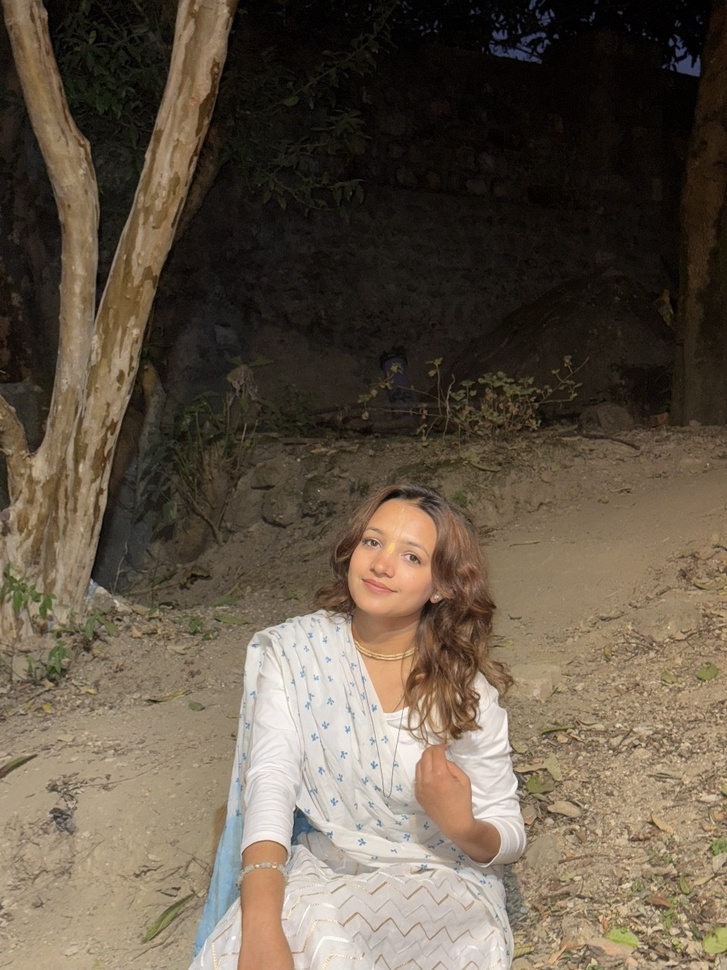
#> input picture Rashmi.jpeg, 727 x 970 px, shrunk from 960 x 1280 before the run, found by its file name
$ python pencilsketch.py
#> lines starting #> are read from the running program, lines starting #| are printed output that depends on the picture
import cv2
#loading the image
image=cv2.imread('/Users/safalbhatta/pythonProject/Rashmi.jpeg')
#> image is the input picture: shape (970, 727, 3); mean B, G, R 72, 87, 99
gray_image=cv2.cvtColor(image,cv2.COLOR_BGR2GRAY)
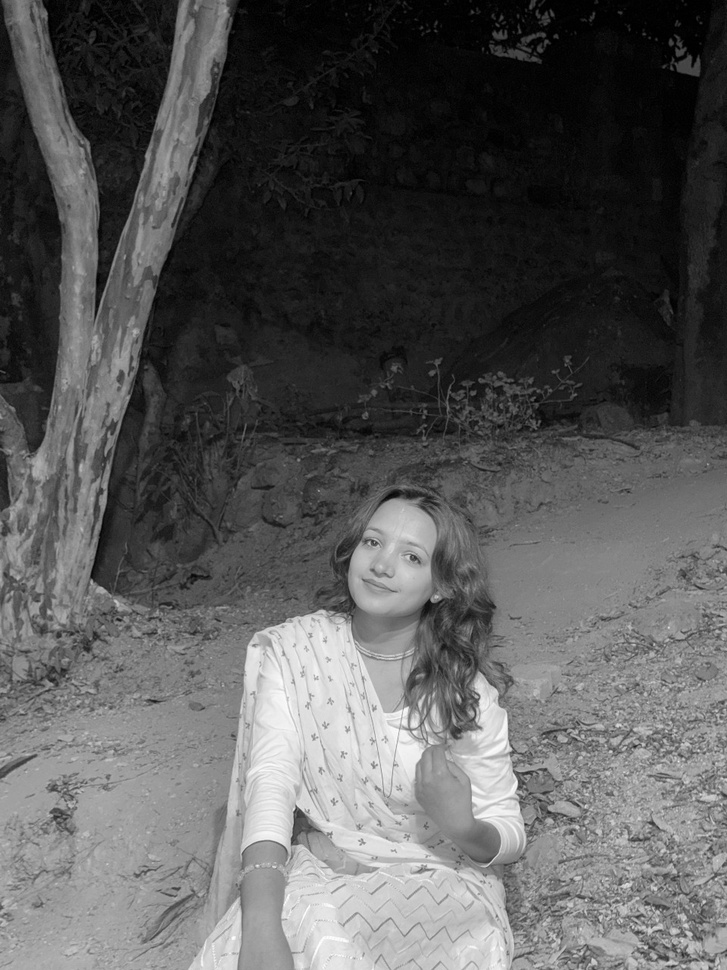
#> gray_image: shape (970, 727); min 0, max 254, mean 88.9
invert_image=255-gray_image
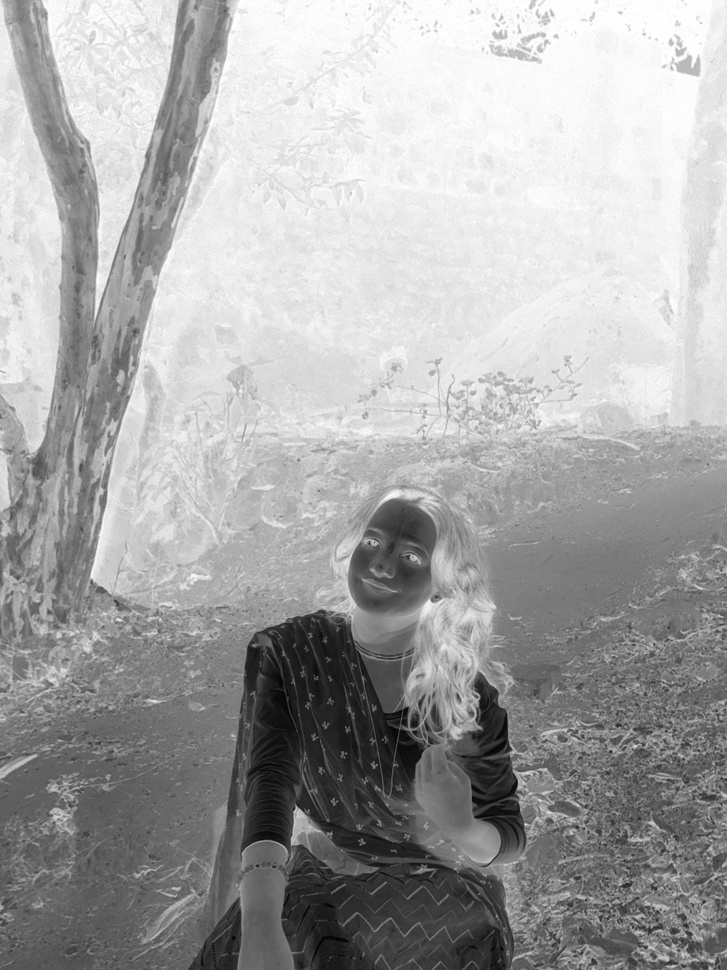
#> invert_image: shape (970, 727); min 1, max 255, mean 166.1
blurred=cv2.GaussianBlur(invert_image,(21,21),0)
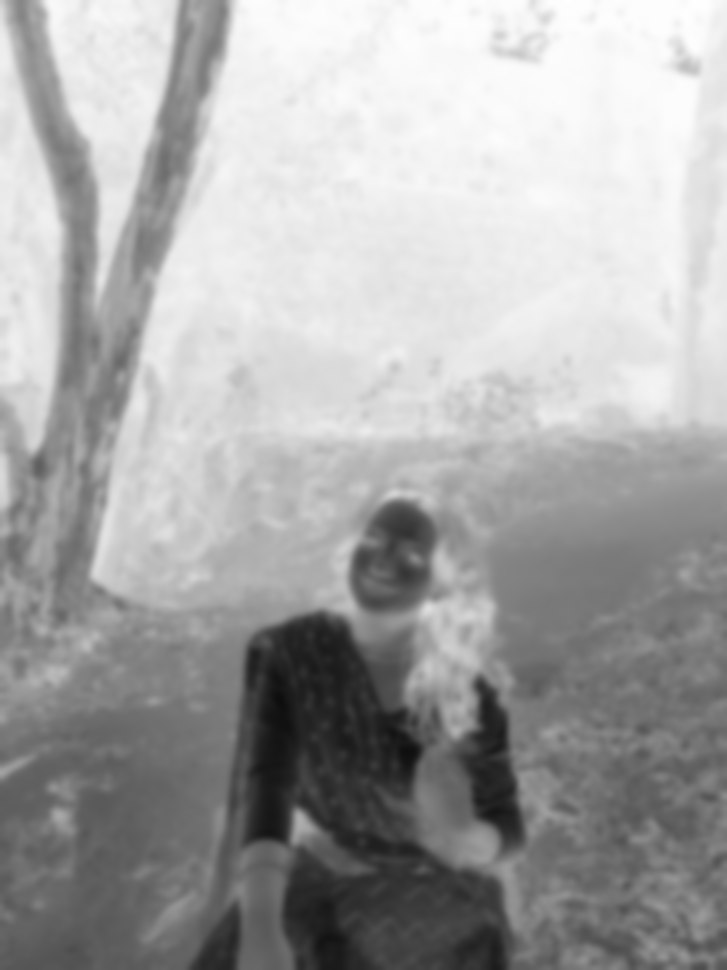
#> blurred: shape (970, 727); min 13, max 254, mean 166.1
inverted_blurred=255-blurred
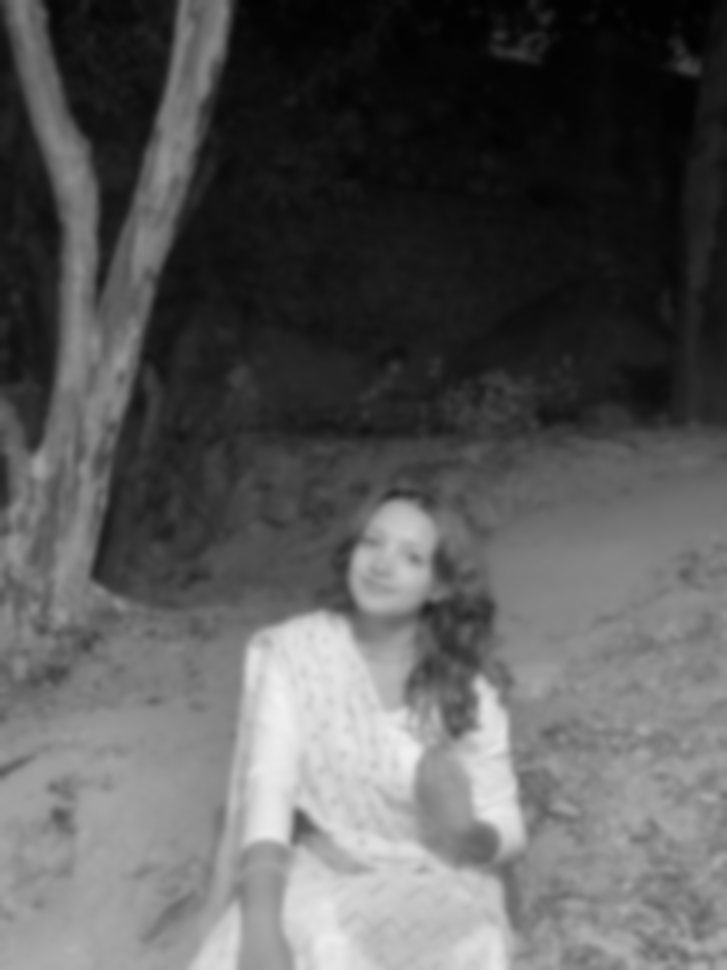
#> inverted_blurred: shape (970, 727); min 1, max 242, mean 88.9
sketch=cv2.divide(gray_image,inverted_blurred,scale=256.0)
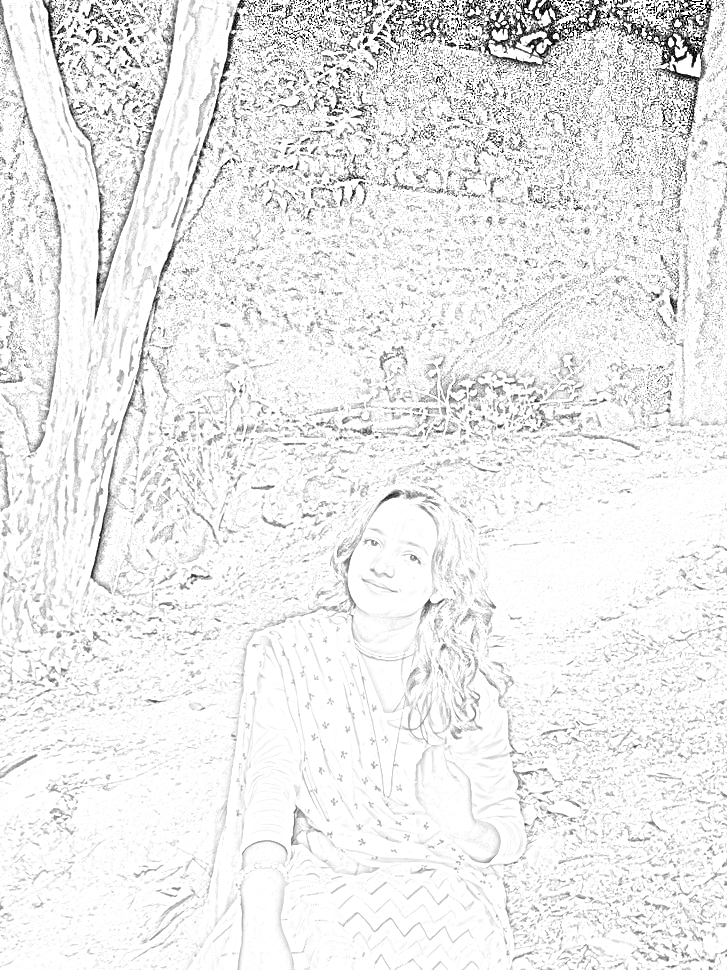
#> sketch: shape (970, 727); min 0, max 255, mean 235.8
cv2.imwrite('pencil_sketch.jpg',sketch)
cv2.imshow('Pencil Sketch',sketch)
cv2.waitKey(0)

$ run again, with detailed_sketch.jpg copied over Rashmi.jpeg
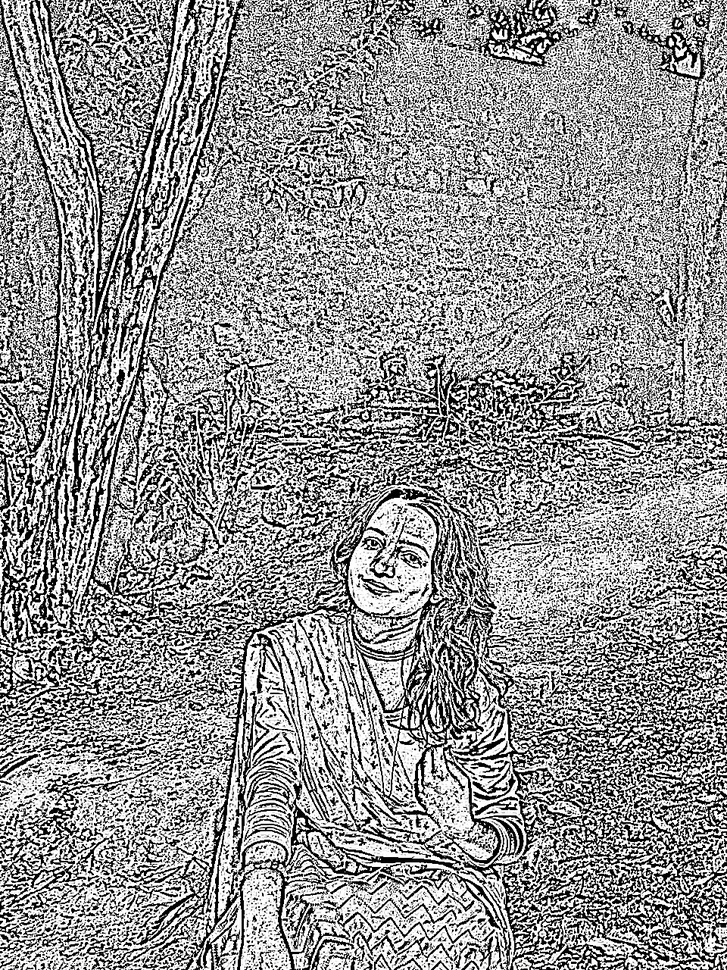
#> input picture detailed_sketch.jpg, 727 x 970 px, shrunk from 960 x 1280 before the run, found by its file name
#> image is the input picture: shape (970, 727, 3); min 0, max 255, mean 149.5
#> `inverted_blurred=255-blurred`:
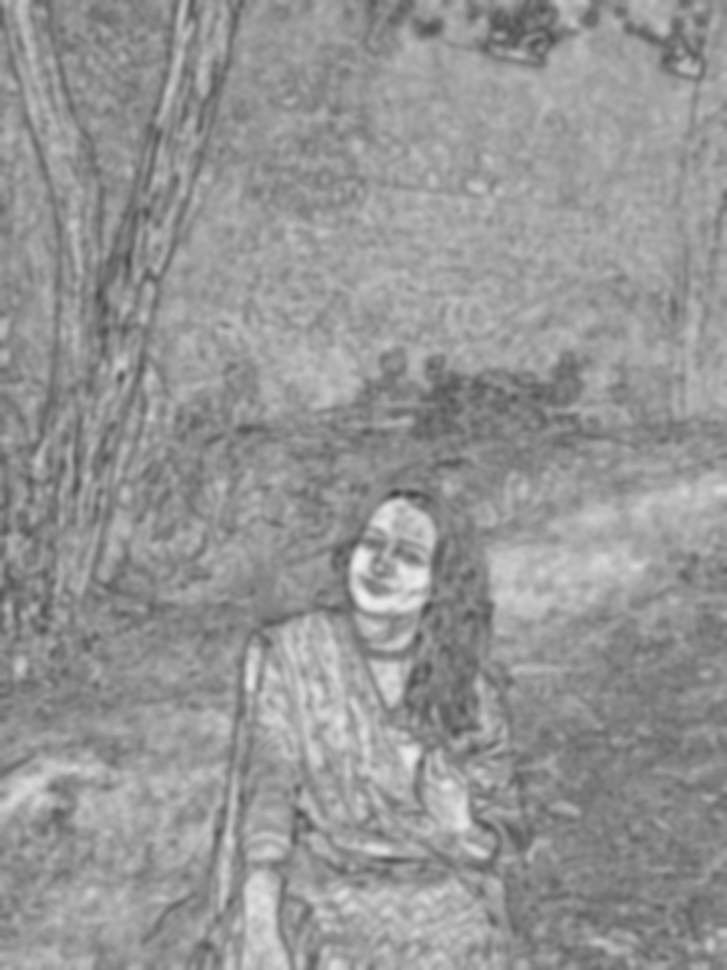
#> inverted_blurred: shape (970, 727); min 66, max 240, mean 149.5
#> `sketch=cv2.divide(gray_image,inverted_blurred,scale=256.0)`:
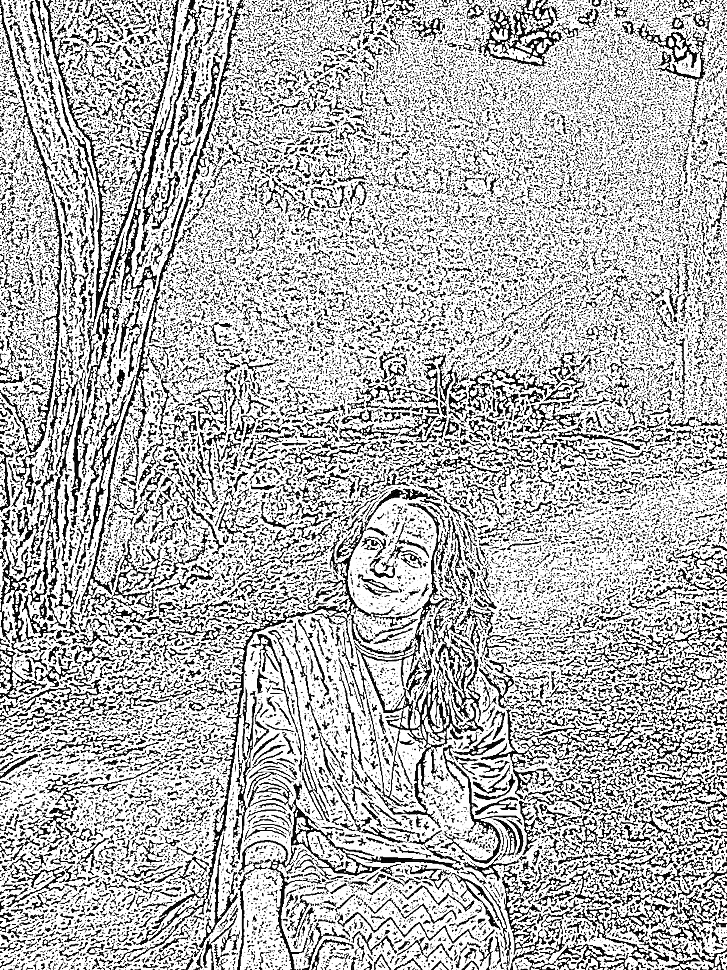
#> sketch: shape (970, 727); min 0, max 255, mean 181.6
